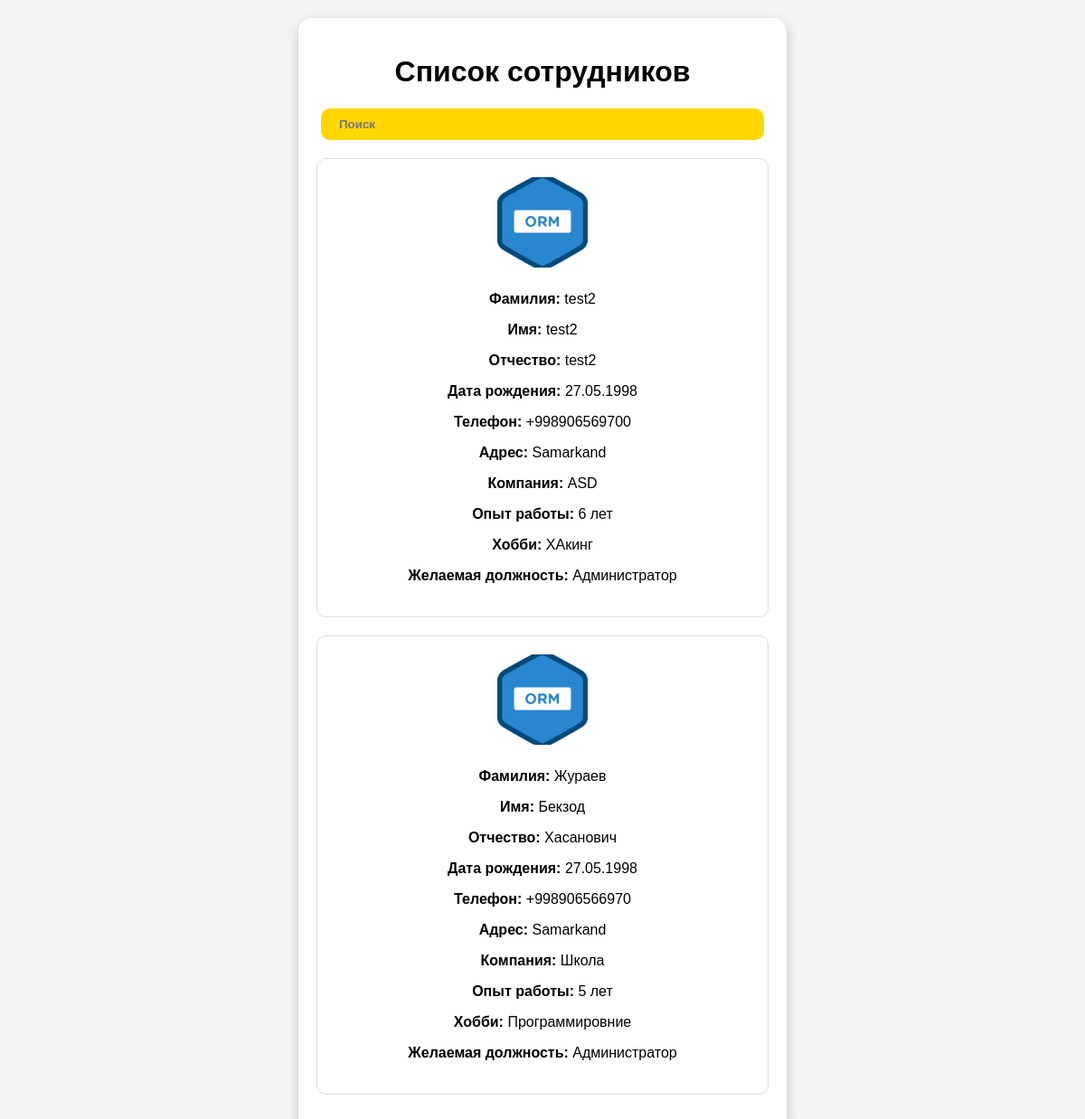
The app's page /staff/ (signed in), older data.
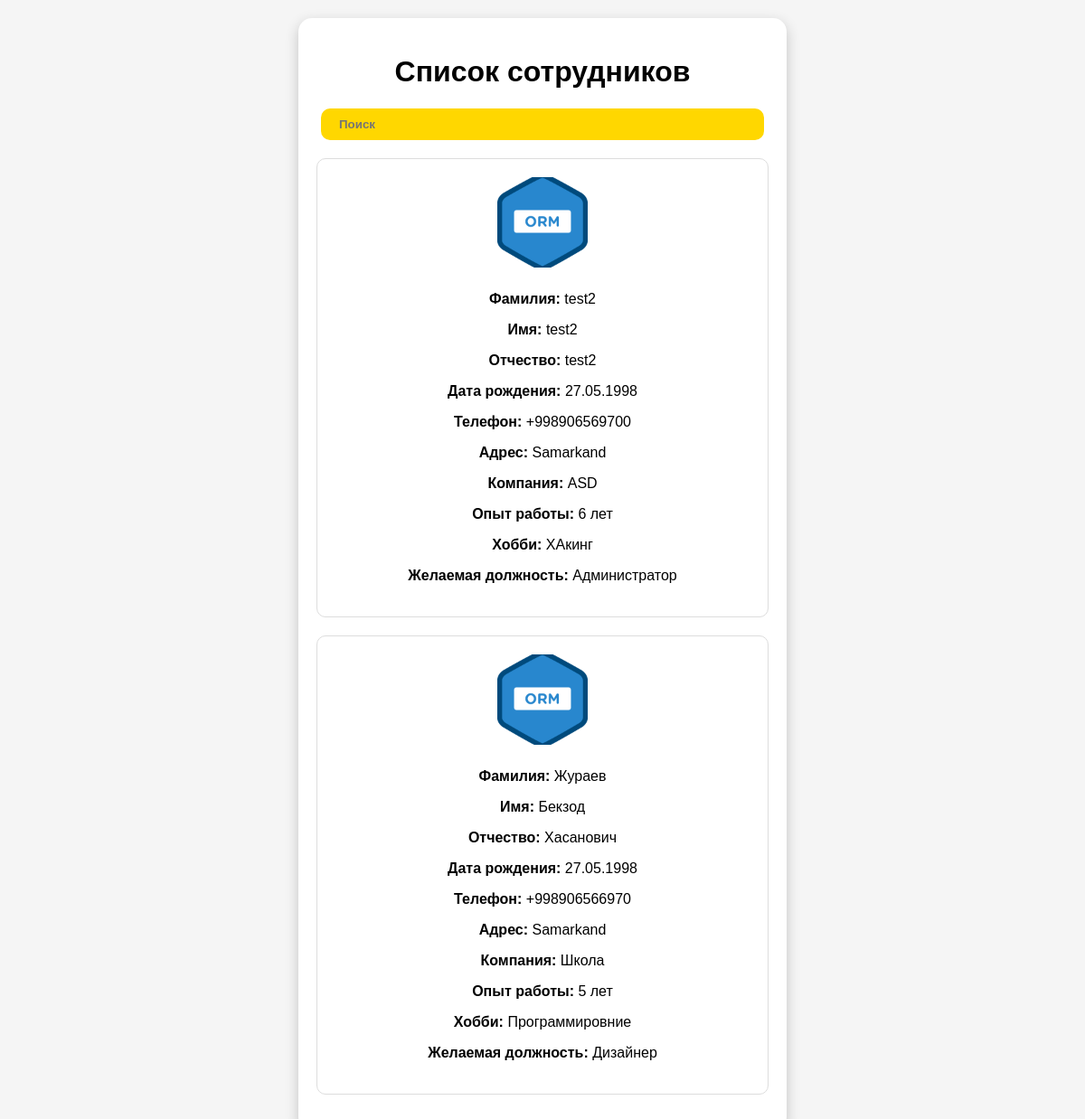
The same page, newer data.
### backend/models.py (models this page shows)
class Profile(models.Model):
    POSITION_CHOICES = [
        ("manager", "Менеджер"),
        ("admin", "Администратор"),
        ("supplier", "Снабженец"),
        ("chief", "Главный ЦЕХа"),
        ("installer", "Установщик"),
        ("technologist", "Технолог"),
        ("designer", "Дизайнер"),
    ]
    username = models.OneToOneField(User, on_delete=models.CASCADE, related_name='profile')
    name = models.CharField(max_length=200, null=True, blank=True, default=None)
    lastname = models.CharField(max_length=200, null=True, blank=True, default=None)
    middle_name = models.CharField(max_length=200, null=True, blank=True, default=None)
    date_birth = models.DateField(null=True, blank=True, default=None)
    phone = PhoneNumberField(blank=True)
    adress = models.CharField(max_length=200,blank=True)
    last_job=models.CharField(max_length=200,blank=True)
    work_exp=models.CharField(max_length=200,blank=True)
    position = models.CharField(max_length=20, choices=POSITION_CHOICES)
    hobby=models.CharField(max_length=60,blank=True)
    photo = models.ImageField(blank=True, upload_to='pictures/')
    approve=models.BooleanField(default=False)

### backend/views.py (the view)
# urls.py: path('staff/',views.Staff.as_view(),name='staff'),
class Staff(LoginRequiredMixin,TemplateView):
   template_name = 'staff.html'
   login_url = reverse_lazy('login')
   def get_context_data(self, *, object_list=None, **kwargs):
      context = super().get_context_data(**kwargs)
      search=self.request.GET.get('search')
      if search:
         context['profile'] = Profile.objects.filter(
            approve=True
         ).filter(
            Q(name__icontains=search) |
            Q(lastname__icontains=search) |
            Q(middle_name__icontains=search)  # Add more fields as necessary
         )
      else:
         context['profile'] = Profile.objects.filter(approve=True)
      return context

### backend/templates/staff.html (shortened to what this page needs)
{% if request.user.profile.approve %}
<!DOCTYPE html>
<html lang="ru">
<head>
</head>
<body>
    <div class="container">
        <h1>Список сотрудников</h1>
        <form action="" method="GET">
            <input type="text" placeholder="Поиск" class="header-btn" name="search" value="{{request.GET.search}}">
       </form>
        <div class="applications">
            {% for item in profile %}
            <div class="application">
                <img src="/{{item.photo}}" alt="Фото сотрудника" class="photo-placeholder">
                <div class="info">
                    <p><strong>Фамилия:</strong> {{item.lastname}}</p>
                    <p><strong>Имя:</strong> {{item.name}}</p>
                    <p><strong>Отчество:</strong> {{item.middle_name}}</p>
                    <p><strong>Дата рождения:</strong> {{ item.date_birth|date:"d.m.Y" }}</p>
                    <p><strong>Телефон:</strong> {{item.phone}}</p>
                    <p><strong>Адрес:</strong> {{item.adress}}</p>
                    <p><strong>Компания:</strong> {{item.last_job}}</p>
                    <p><strong>Опыт работы:</strong> {{item.work_exp}}</p>
                    <p><strong>Хобби:</strong> {{item.hobby}}</p>
                    <p><strong>Желаемая должность:</strong> {{item.get_position_display }}</p>
                </div>
            </div>
            {% endfor %}
        </div>
    </div>
</body>
</html>
{% endif %}

### backend/templates/staff.html (style rules this page uses)
body { font-family: 'Arial', sans-serif; background-color: #f5f5f5; margin: 0; padding: 20px; display: flex; justify-content: center; align-items: center; }
.container { background: white; padding: 20px; border-radius: 15px; box-shadow: 0 5px 15px rgba(0, 0, 0, 0.2); max-width: 90%; width: 500px; text-align: center; }
.header-btn { background: gold; color: black; font-weight: bold; padding: 10px 20px; border: none; border-radius: 10px; cursor: pointer; width:90%; margin-bottom: 20px; }
.application { padding: 20px; border: 1px solid #ddd; border-radius: 10px; margin-bottom: 20px; background: #fff; display: flex; flex-direction: column; align-items: center; }
.photo-placeholder { width: 100px; height: 100px; border-radius: 10px; margin-bottom: 10px; object-fit: cover; }

Row changes from the older to the newer data that the page shows:
changed Profile "Жураев": position "Администратор" → "Дизайнер"
